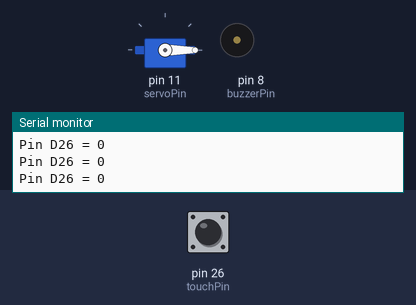
Simulated run of this sketch. Board: Arduino Mega 2560, built with avr-gcc and run on an emulated ATmega2560. Parts: servo, buzzer (waves = sounding), the last lines printed to the serial monitor. The inputs (shaded band) are chosen by the test bench; at power-on: pin 26 (touchPin) LOW.

Above: at 1.2 s.
1.3 s: pin 26 (touchPin) pulled HIGH for 0.15 s
At 1.57 s:
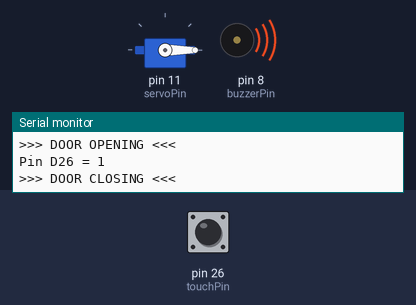
3.1 s: pin 26 (touchPin) pulled HIGH for 1 s
At 3.9 s:
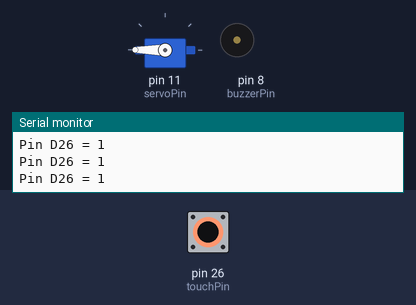
5.6 s: pin 26 (touchPin) pulled HIGH for 3.2 s
At 5.72 s:
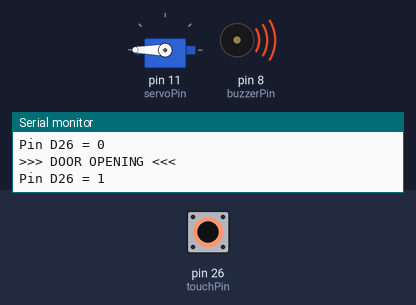
Timing chart, 0 to 10.5 s (numbered marks = the images above; inputs shaded):
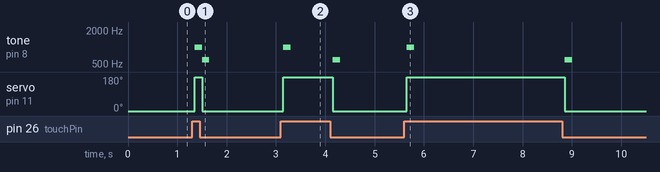

Measured:
- after the input at 1.3 s, tone on pin 8 (buzzerPin): silent → 1000 Hz after 0.05 s, → 600 Hz 0.15 s later, → silent 0.15 s later; servo on pin 11 (servoPin): 0° → 180° after 0.05 s, → 0° 0.15 s later
- after the input at 3.1 s, tone on pin 8 (buzzerPin): silent → 1000 Hz after 0.05 s, → silent 0.15 s later, → 600 Hz 0.85 s later, → silent 0.15 s later; servo on pin 11 (servoPin): 0° → 180° after 0.05 s, → 0° 1.0 s later
- after the input at 5.6 s, tone on pin 8 (buzzerPin): silent → 1000 Hz after 0.05 s, → silent 0.15 s later, → 600 Hz 3.1 s later, → silent 0.15 s later; servo on pin 11 (servoPin): 0° → 180° after 0.05 s, → 0° 3.2 s later

The sketch:

Test_TTP223.ino
```cpp
/* =============================================
 *  كود اختبار TTP223 + سيرفو باب الأمان
 *  Simple test - only touch sensor + servo
 *
 *  هذا كود اختبار بس - عشان تتأكد الحساس شغال
 * ============================================= */

#include <Servo.h>

Servo doorServo;

const int touchPin = 26;          // ★ TTP223 I/O على Pin 26
const int servoPin  = 11;          // سيرفو باب الأمان على Pin 11
const int buzzerPin = 8;           // البازار

bool lastTouch = false;
bool doorOpen = false;

void setup()
{
  Serial.begin(9600);

  pinMode(touchPin, INPUT);
  pinMode(buzzerPin, OUTPUT);

  doorServo.attach(servoPin);
  doorServo.write(0);

  // قراءة الحالة الابتدائية
  lastTouch = (digitalRead(touchPin) == HIGH);

  Serial.println("=== TTP223 TEST ===");
  Serial.println();
  Serial.print("Touch Pin D26 = ");
  Serial.println(digitalRead(touchPin));
  Serial.println();
  Serial.println("Touch the sensor pad...");
  Serial.println("If nothing happens, check wiring!");
  Serial.println();
}

void loop()
{
  bool currentTouch = (digitalRead(touchPin) == HIGH);

  // نطبع القيمة كل دورة عشان نشوف التغيير
  static unsigned long lastPrint = 0;
  if (millis() - lastPrint > 200)
  {
    lastPrint = millis();
    Serial.print("Pin D26 = ");
    Serial.println(currentTouch);
  }

  // نكتشف التغيير
  if (currentTouch != lastTouch)
  {
    // debounce بسيط
    delay(50);

    // إعادة القراءة
    currentTouch = (digitalRead(touchPin) == HIGH);

    if (currentTouch != lastTouch)
    {
      lastTouch = currentTouch;

      if (doorOpen)
      {
        // ===== إغلاق =====
        Serial.println(">>> DOOR CLOSING <<<");
        doorServo.write(0);
        tone(buzzerPin, 600, 150);
        doorOpen = false;
      }
      else
      {
        // ===== فتح =====
        Serial.println(">>> DOOR OPENING <<<");
        doorServo.write(180);
        tone(buzzerPin, 1000, 150);
        doorOpen = true;
      }
    }
  }
}
```
